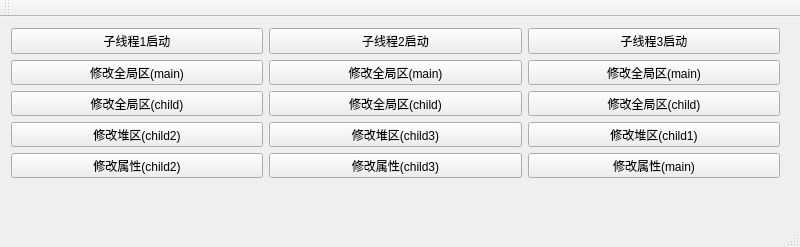
<?xml version="1.0" encoding="UTF-8"?>
<ui version="4.0">
 <class>MainWindow</class>
 <widget class="QMainWindow" name="MainWindow">
  <property name="geometry">
   <rect>
    <x>0</x>
    <y>0</y>
    <width>800</width>
    <height>247</height>
   </rect>
  </property>
  <property name="windowTitle">
   <string>MainWindow</string>
  </property>
  <widget class="QWidget" name="centralWidget">
   <widget class="QWidget" name="horizontalLayoutWidget">
    <property name="geometry">
     <rect>
      <x>0</x>
      <y>0</y>
      <width>791</width>
      <height>172</height>
     </rect>
    </property>
    <layout class="QHBoxLayout" name="horizontalLayout">
     <item>
      <layout class="QVBoxLayout" name="verticalLayout">
       <item>
        <widget class="QPushButton" name="pushButton_1">
         <property name="text">
          <string>子线程1启动</string>
         </property>
        </widget>
       </item>
       <item>
        <widget class="QPushButton" name="pushButton_4">
         <property name="text">
          <string>修改全局区(main)</string>
         </property>
        </widget>
       </item>
       <item>
        <widget class="QPushButton" name="pushButton_7">
         <property name="text">
          <string>修改全局区(child)</string>
         </property>
        </widget>
       </item>
       <item>
        <widget class="QPushButton" name="pushButton_10">
         <property name="text">
          <string>修改堆区(child2)</string>
         </property>
        </widget>
       </item>
       <item>
        <widget class="QPushButton" name="pushButton_13">
         <property name="text">
          <string>修改属性(child2)</string>
         </property>
        </widget>
       </item>
      </layout>
     </item>
     <item>
      <layout class="QVBoxLayout" name="verticalLayout_2">
       <item>
        <widget class="QPushButton" name="pushButton_2">
         <property name="text">
          <string>子线程2启动</string>
         </property>
        </widget>
       </item>
       <item>
        <widget class="QPushButton" name="pushButton_5">
         <property name="text">
          <string>修改全局区(main)</string>
         </property>
        </widget>
       </item>
       <item>
        <widget class="QPushButton" name="pushButton_8">
         <property name="text">
          <string>修改全局区(child)</string>
         </property>
        </widget>
       </item>
       <item>
        <widget class="QPushButton" name="pushButton_11">
         <property name="text">
          <string>修改堆区(child3)</string>
         </property>
        </widget>
       </item>
       <item>
        <widget class="QPushButton" name="pushButton_14">
         <property name="text">
          <string>修改属性(child3)</string>
         </property>
        </widget>
       </item>
      </layout>
     </item>
     <item>
      <layout class="QVBoxLayout" name="verticalLayout_3">
       <item>
        <widget class="QPushButton" name="pushButton_3">
         <property name="text">
          <string>子线程3启动</string>
         </property>
        </widget>
       </item>
       <item>
        <widget class="QPushButton" name="pushButton_6">
         <property name="text">
          <string>修改全局区(main)</string>
         </property>
        </widget>
       </item>
       <item>
        <widget class="QPushButton" name="pushButton_9">
         <property name="text">
          <string>修改全局区(child)</string>
         </property>
        </widget>
       </item>
       <item>
        <widget class="QPushButton" name="pushButton_12">
         <property name="text">
          <string>修改堆区(child1)</string>
         </property>
        </widget>
       </item>
       <item>
        <widget class="QPushButton" name="pushButton_15">
         <property name="text">
          <string>修改属性(main)</string>
         </property>
        </widget>
       </item>
      </layout>
     </item>
    </layout>
   </widget>
  </widget>
  <widget class="QMenuBar" name="menuBar">
   <property name="geometry">
    <rect>
     <x>0</x>
     <y>0</y>
     <width>800</width>
     <height>26</height>
    </rect>
   </property>
  </widget>
  <widget class="QToolBar" name="mainToolBar">
   <attribute name="toolBarArea">
    <enum>TopToolBarArea</enum>
   </attribute>
   <attribute name="toolBarBreak">
    <bool>false</bool>
   </attribute>
  </widget>
  <widget class="QStatusBar" name="statusBar"/>
 </widget>
 <layoutdefault spacing="6" margin="11"/>
 <resources/>
 <connections/>
</ui>
